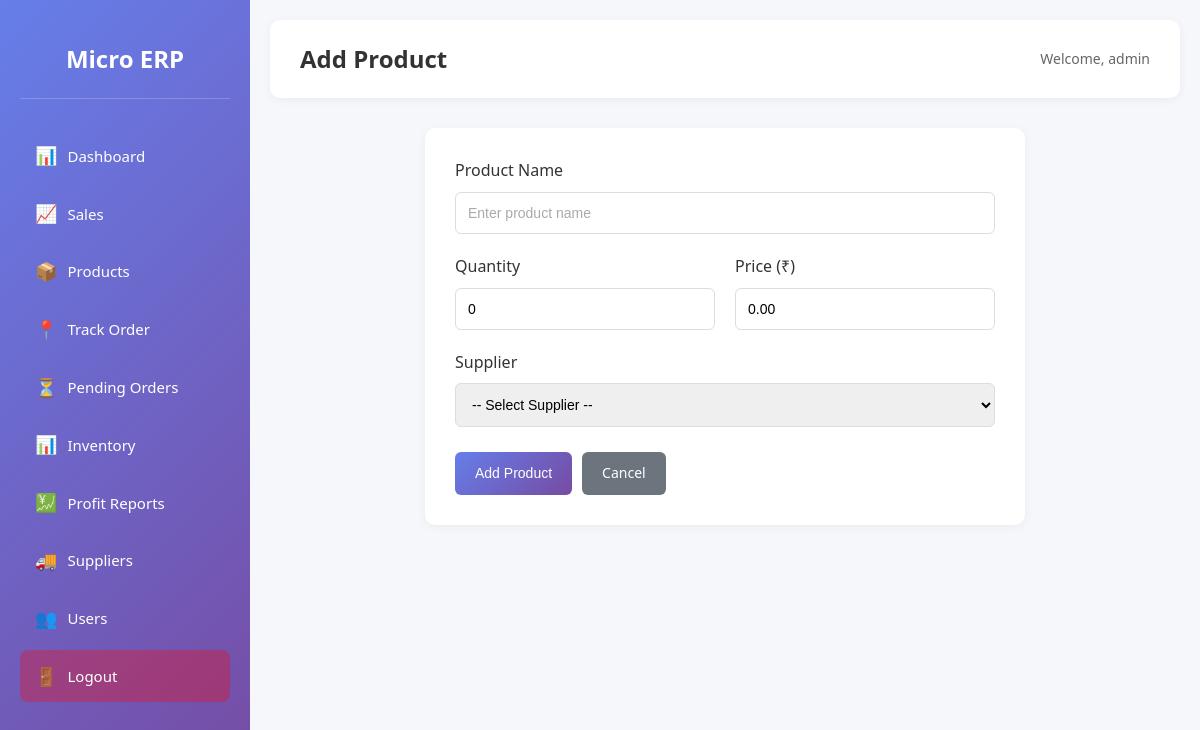
The app's page /products/edit/71 (signed in), older data.
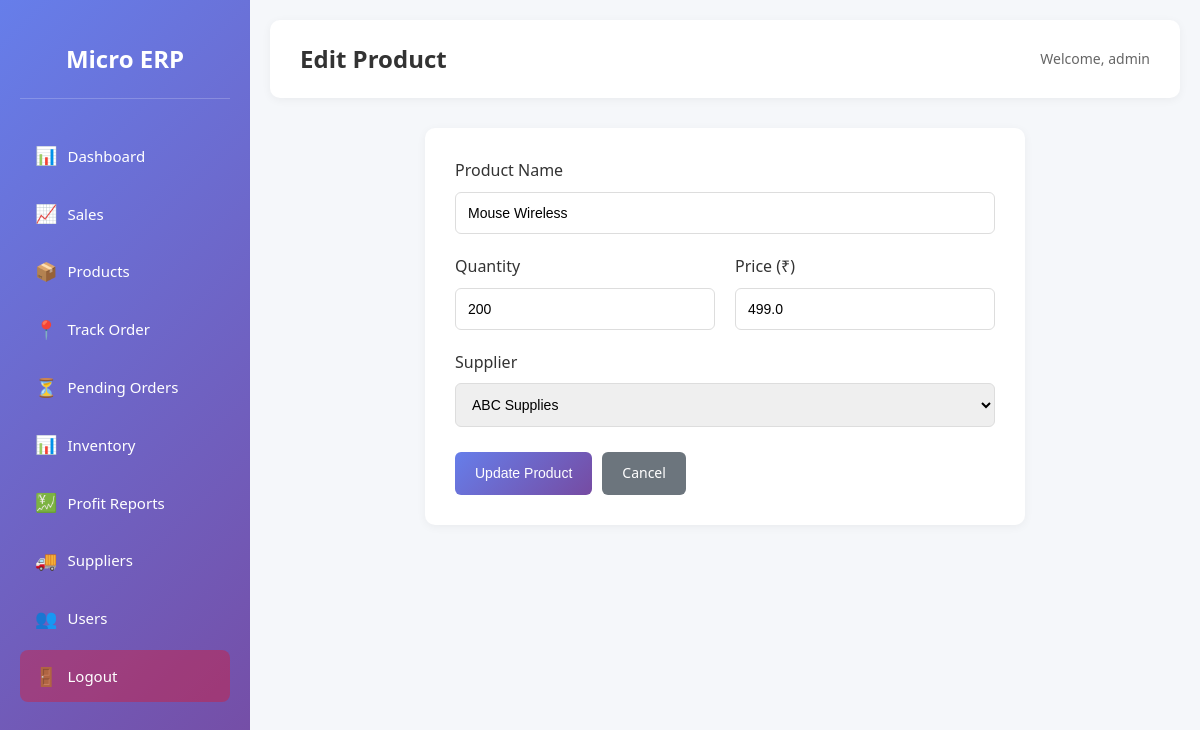
The same page, newer data.
### tables this page shows
CREATE TABLE products (
    id INTEGER PRIMARY KEY AUTOINCREMENT,
    name TEXT NOT NULL,
    quantity INTEGER DEFAULT 0,
    price REAL DEFAULT 0,
    supplier_id INTEGER,
    FOREIGN KEY (supplier_id) REFERENCES suppliers (id)
);

CREATE TABLE suppliers (
    id INTEGER PRIMARY KEY AUTOINCREMENT,
    name TEXT NOT NULL,
    contact TEXT,
    email TEXT,
    phone TEXT,
    user_id INTEGER,
    FOREIGN KEY (user_id) REFERENCES users (id)
);

### app.py (the view, shortened to what this page needs)
@app.route('/products/edit/<int:id>', methods=['GET', 'POST'])
@login_required
@role_required(['admin', 'manager'])
def edit_product(id):
    conn = get_db_connection()
    suppliers = conn.execute('SELECT * FROM suppliers').fetchall()
    product = conn.execute('SELECT * FROM products WHERE id = ?', (id,)).fetchone()
    conn.close()
    return render_template('add_product.html', suppliers=suppliers, product=product)

### app.py (called while the page is built)
def get_db_connection():
    conn = sqlite3.connect(DB_PATH)
    conn.row_factory = sqlite3.Row
    return conn

def login_required(f):
    @wraps(f)
    def decorated_function(*args, **kwargs):
        if 'user_id' not in session:
            flash('Please log in first.', 'error')
            return redirect(url_for('login'))
        return f(*args, **kwargs)
    return decorated_function

def role_required(roles):
    def decorator(f):
        @wraps(f)
        def decorated_function(*args, **kwargs):
            if 'role' not in session or session['role'] not in roles:
                flash('You do not have permission to access this page.', 'error')
                return redirect(url_for('dashboard'))
            return f(*args, **kwargs)
        return decorated_function
    return decorator

### templates/add_product.html (shortened to what this page needs)
{% extends "base.html" %}
{% block header %}{% if product %}Edit{% else %}Add{% endif %} Product{% endblock %}
{% block content %}
<div class="form-container">
    <form method="POST" action="" class="data-form">
        <div class="form-group">
            <label for="name">Product Name</label>
            <input type="text" id="name" name="name" required value="{{ product.name if product else '' }}" placeholder="Enter product name">
        </div>
        <div class="form-row">
            <div class="form-group">
                <label for="quantity">Quantity</label>
                <input type="number" id="quantity" name="quantity" required min="0" value="{{ product.quantity if product else '0' }}" placeholder="0">
            </div>
            <div class="form-group">
<label for="price">Price (₹)</label>
                <input type="number" id="price" name="price" required min="0" step="0.01" value="{{ product.price if product else '0.00' }}" placeholder="0.00">
            </div>
        </div>
        <div class="form-group">
            <label for="supplier_id">Supplier</label>
            <select id="supplier_id" name="supplier_id">
                <option value="">-- Select Supplier --</option>
                {% for supplier in suppliers %}
                <option value="{{ supplier.id }}" {% if product and product.supplier_id == supplier.id %}selected{% endif %}>
                    {{ supplier.name }}
                </option>
                {% endfor %}
            </select>
        </div>
        <div class="form-actions">
            <button type="submit" class="btn btn-primary">{% if product %}Update{% else %}Add{% endif %} Product</button>
            <a href="{{ url_for('products') }}" class="btn btn-secondary">Cancel</a>
        </div>
    </form>
</div>
{% endblock %}

Row changes from the older to the newer data that the page shows:
added products: name "Mouse Wireless", quantity "200", price "499.0", supplier_id "ABC Supplies"
Text that changed along with them:
form field quantity: "0" → (not shown)
form field price: "0.00" → (not shown)
form field supplier_id: "-- Select Supplier --" → (not shown)
text no longer shown: "Add Add"
text now shown: "Edit Update"
